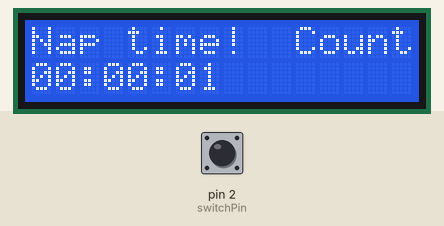
Recording of a sketch running on a simulated Arduino Uno, built with avr-gcc and run on an emulated ATmega328P. Parts: 16×2 character LCD. The inputs (shaded band) are chosen by the test bench; at power-on: pin 2 (switchPin) HIGH.

Above: at 1.2 s.
1.3 s: pin 2 (switchPin) pulled LOW for 0.15 s
At 2.7 s:
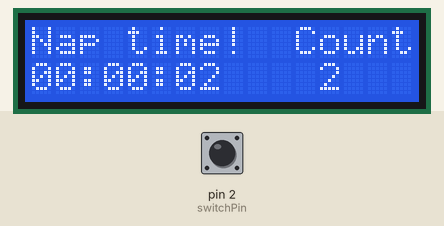
2.9 s: pin 2 (switchPin) pulled LOW for 1 s
At 4.5 s:
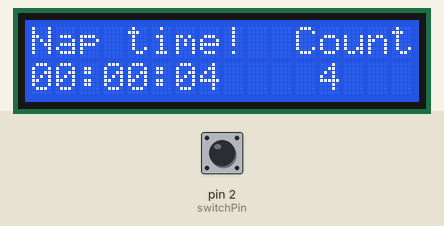
5.4 s: pin 2 (switchPin) pulled LOW for 0.15 s
At 6.8 s:
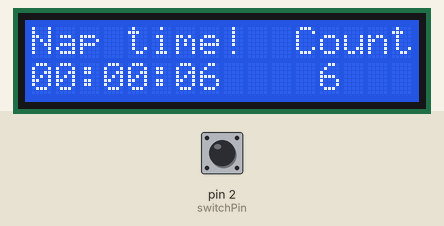
7.0 s: pin 2 (switchPin) pulled LOW for 1 s
At 7.4 s:
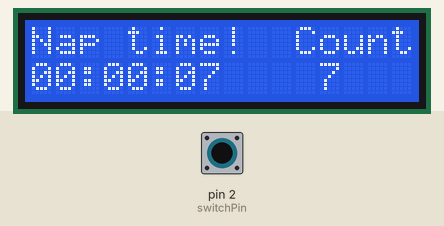
Timing chart, 0 to 10.0 s (numbered marks = the images above; inputs shaded):
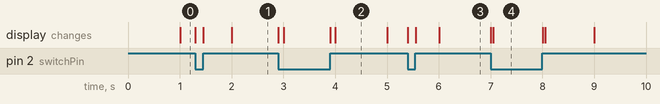

Measured:
- after the input at 1.3 s, the display: first changes at once (image 1 shows a later state)
- after the input at 5.4 s, the display: first changes at once (image 3 shows a later state)
- what the display in image 2 shows lasts 1.0 s, from 4.0 s to 5.0 s

The sketch:

sketch.ino
```cpp
#include <LiquidCrystal.h>     //the liquid crystal library contains commands for printing to the display

LiquidCrystal lcd(12, 11, 10, 9, 8, 7);   // tell the RedBoard what pins are connected to the display
int switchPin = 2;    // pin to read the switch changing states
int count = 0;        // tracks the times the switch changes
bool lastSwitchState; // Tracks the last position of the switch

void setup() {
  pinMode(switchPin, INPUT_PULLUP);   // since the pin is a variable we can change it easier
  lcd.begin(16, 2);   // initialize screen
  lcd.clear();     // clear anything leftover

  lcd.setCursor(0, 0);
  lcd.print("Nap time!");

  // Initialize the starting state of the switch
  lastSwitchState = digitalRead(switchPin);
}

void loop() {
  // --- Clock Logic (Always Runs) ---
  long totalSeconds = millis() / 1000;  //time conversions for "normal clock"
  int seconds = totalSeconds % 60;
  int minutes = (totalSeconds / 60) % 60;
  int hours = totalSeconds / 3600;

  // --- Clock Display Layout ---
  lcd.setCursor(0, 1);
  if (hours < 10) lcd.print("0");
  lcd.print(hours);
  lcd.print(":");
  if (minutes < 10) lcd.print("0");
  lcd.print(minutes);
  lcd.print(":");
  if (seconds < 10) lcd.print("0");
  lcd.print(seconds);

  // --- Slide Switch Logic ---
  bool currentSwitchState = digitalRead(switchPin);  // bool for 1/0 logic checks

  lcd.setCursor(11, 0);   //label for count
  lcd.print("Count");

  // Check if the switch position has changed at all
  if (currentSwitchState != lastSwitchState) {
    count++;                       // Increment the count

    lcd.setCursor(12, 1);
    //lcd.print("   ");              // Clear old digits, doesn't seem necessary
    lcd.setCursor(12, 1);
    lcd.print(count);

    lastSwitchState = currentSwitchState; // Save the new position
    delay(50); // Debounce to prevent flickering during the slide
  }
}
```
